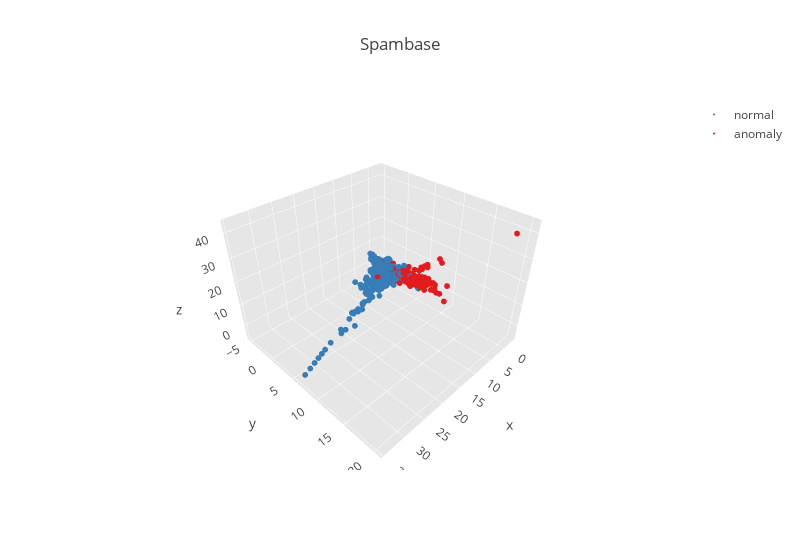

The cell this chart's notebook holds for it:
### Code cell
## plot whole
names = 'Spam whole'
plotly_PCAproj_xy(dataX, y_current, 
                  colors, layout, 
                  n_comp=3)

### Figure 1 — Plotly figure (JSON) as saved in the notebook; plotly's stock layout.template omitted (floating-point values rounded to 4 significant figures; data arrays with more than 128 entries replaced by an {"elided": "..."} marker saying what was removed)
{"data": [{"marker": {"color": "rgb(55,126,184)", "line": {"width": 0}, "size": 2}, "mode": "markers", "name": "normal", "type": "scatter3d", "x": {"elided": "2788 float values"}, "y": {"elided": "2788 float values"}, "z": {"elided": "2788 float values"}}, {"marker": {"color": "rgb(228,26,28)", "line": {"width": 0}, "size": 2}, "mode": "markers", "name": "anomaly", "type": "scatter3d", "x": {"elided": "1813 float values"}, "y": {"elided": "1813 float values"}, "z": {"elided": "1813 float values"}}], "layout": {"autosize": false, "height": 550, "scene": {"aspectratio": {"x": 1, "y": 1, "z": 0.7}, "xaxis": {"backgroundcolor": "rgb(230, 230,230)", "gridcolor": "rgb(255, 255, 255)", "showbackground": true, "zerolinecolor": "rgb(255, 255, 255)"}, "yaxis": {"backgroundcolor": "rgb(230, 230,230)", "gridcolor": "rgb(255, 255, 255)", "showbackground": true, "zerolinecolor": "rgb(255, 255, 255)"}, "zaxis": {"backgroundcolor": "rgb(230, 230,230)", "gridcolor": "rgb(255, 255, 255)", "showbackground": true, "zerolinecolor": "rgb(255, 255, 255)"}}, "title": "Spambase", "width": 800}}
